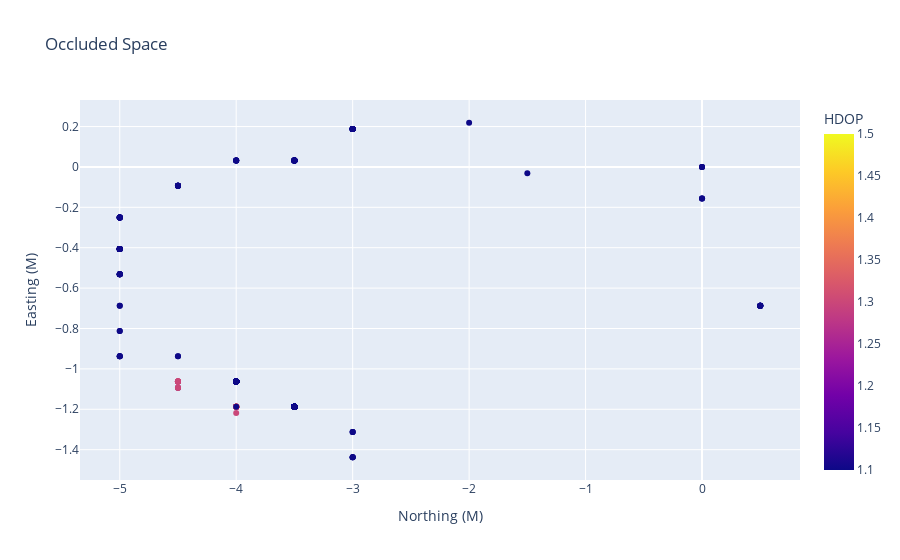

Source (notebook cell):
### Code cell
fig = px.scatter(gps_df_oc, x="modified_northing", y="modified_easting", color="HDOP",labels={"modified_northing": "Northing (M)", "modified_easting": "Easting (M)"}, title="Occluded Space")
fig.show()

### Figure 1 — Plotly figure (JSON) as saved in the notebook; plotly's stock layout.template omitted (floating-point values rounded to 4 significant figures; data arrays with more than 128 entries replaced by an {"elided": "..."} marker saying what was removed)
{"data": [{"hovertemplate": "Northing (M)=%{x}<br>Easting (M)=%{y}<br>HDOP=%{marker.color}<extra></extra>", "legendgroup": "", "marker": {"color": {"elided": "396 float values"}, "coloraxis": "coloraxis", "symbol": "circle"}, "mode": "markers", "name": "", "orientation": "v", "showlegend": false, "type": "scatter", "x": {"elided": "396 float values"}, "xaxis": "x", "y": {"elided": "396 float values"}, "yaxis": "y"}], "layout": {"coloraxis": {"colorbar": {"title": {"text": "HDOP"}}, "colorscale": [[0, "#0d0887"], [0.1111, "#46039f"], [0.2222, "#7201a8"], [0.3333, "#9c179e"], [0.4444, "#bd3786"], [0.5556, "#d8576b"], [0.6667, "#ed7953"], [0.7778, "#fb9f3a"], [0.8889, "#fdca26"], [1, "#f0f921"]]}, "legend": {"tracegroupgap": 0}, "title": {"text": "Occluded Space"}, "xaxis": {"anchor": "y", "domain": [0, 1], "title": {"text": "Northing (M)"}}, "yaxis": {"anchor": "x", "domain": [0, 1], "title": {"text": "Easting (M)"}}}}
